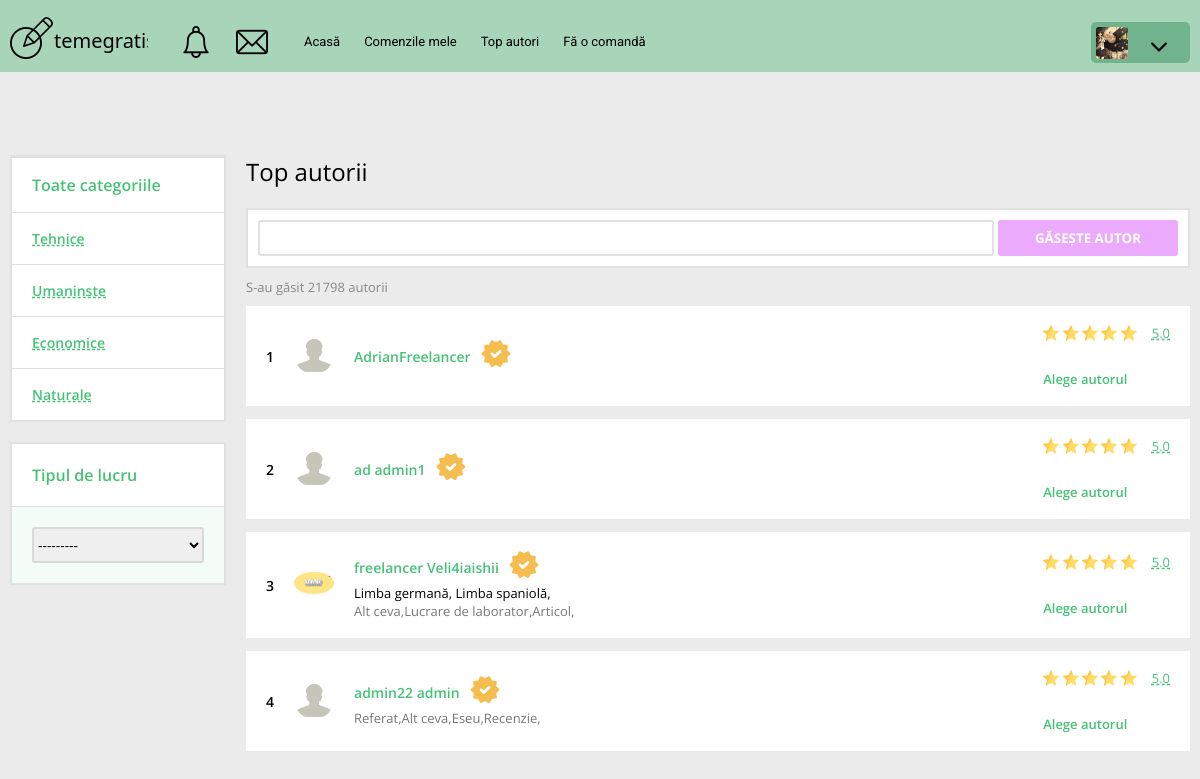
Screenshot of /freelancers/ (signed in) with the database file from the repository.
### core/models.py (models this page shows, shortened)
class Client(models.Model):
    profile_pic = models.ImageField(
        default='default-user.jpg', upload_to=get_user_image_folder, null=True, blank=True)
    user = models.OneToOneField(
        User, null=True, blank=True, on_delete=models.CASCADE)
    first_name = models.CharField(max_length=20)
    last_name = models.CharField(max_length=20)
    nickname = models.CharField(max_length=20)
    email = models.EmailField(max_length=30)
    date_of_birth = models.DateField(
        verbose_name='Date of Birth', null=True, blank=True)
    country = CountryField()
    state = models.CharField(max_length=20)
    address = models.CharField(max_length=20)
    password = models.CharField(max_length=30)

class Work_Category(models.Model):
    name = models.CharField(max_length=40, null=True)
    def __str__(self):
        return self.name

class Work_Type(models.Model):
    name = models.CharField(max_length=40, null=True)
    def __str__(self):
        return self.name

class Freelancer(models.Model):
    LEARNING_STATE = [
        ('Student', 'Student'),
        ('Absolvent', 'Absolvent'),
        ('Profesor', 'Profesor')
    ]
    ACADEMIC_DEGREES = [
        ('Nici una', 'Nici una'),
        ('Doctor', 'Doctor'),
        ('Doctorat', 'Doctorat')
    ]
    ACADEMIC_TITLES = [
        ('Fără rang', 'Fără rang'),
        ('Docent', 'Docent'),
        ('Profesor', 'Profesor')
    ]
    profile_pic = models.ImageField(
        default='default-user.jpg', upload_to=get_user_image_folder, null=True, blank=True)
    user = models.OneToOneField(
        User, null=True, blank=True, on_delete=models.CASCADE)
    first_name = models.CharField(max_length=20)
    last_name = models.CharField(max_length=20)
    nickname = models.CharField(max_length=20)
    email = models.EmailField(max_length=30)
    date_of_birth = models.DateField(
        verbose_name='Date of Birth', null=True, blank=True)
    country = CountryField()
    state = models.CharField(max_length=20)
    address = models.CharField(max_length=20)
    password = models.CharField(max_length=30)
    views = models.IntegerField(default=0)
    short_description = models.CharField(max_length=70, null=True, blank=True)
    description = models.CharField(max_length=240, null=True, blank=True)
    educational_institution = models.CharField(
        max_length=70, null=True, blank=True)
    faculty = models.CharField(max_length=70, null=True, blank=True)
    specialty = models.CharField(max_length=70, null=True, blank=True)
    status = models.CharField(
        max_length=10, choices=LEARNING_STATE, default='Student', null=True, blank=True)
    year_of_learning_end = models.DateField(blank=True, null=True,
                                            verbose_name='Year of learning end')
    academic_degree = models.CharField(
        max_length=15, choices=ACADEMIC_DEGREES, default='Nici una', null=True, blank=True)
    academic_title = models.CharField(
        max_length=10, choices=ACADEMIC_TITLES, default='Fără rang', null=True, blank=True)
    desertation_topic = models.CharField(max_length=70, null=True, blank=True)
    additional_education = models.CharField(
        max_length=1000, null=True, blank=True)
    video_consultation = models.BooleanField(
        default=False, null=True, blank=True)
    work_type = models.ManyToManyField(Work_Type)
    work_category = models.ManyToManyField(Work_Category)
    languages = models.ManyToManyField(Language)
    lessons = models.ManyToManyField(Lesson)

class Lesson(models.Model):
    name = models.CharField(max_length=40, null=True)
    work_category = models.ManyToManyField(Work_Category)
    def __str__(self):
        return self.name

### core/decorators.py (the view)
        def wrapper_function(request, *args, **kwargs):
            group = None
            if request.user.groups.exists():
                group = request.user.groups.all()[0].name
            if group in allowed_roles:
                return view_func(request, *args, **kwargs)
            else:
                return HttpResponse('You are not authoried to view this page')
            return view_func(request, *args, **kwargs)

### core/views.py (called while the page is built)
@ login_required(login_url='login_page')
@ allowed_users(allowed_roles=['clients'])
def freelancers(request):
    freelancers = Freelancer.objects.all()
    freelancers_filter = FreelancersFileter(request.GET, queryset=freelancers)
    freelancers = freelancers_filter.qs
    context = {
        'freelancers': freelancers,
        'freelancers_filter': freelancers_filter
    }
    return render(request, 'core/freelancers.html', context)

### core/templates/core/freelancers.html (shortened to what this page needs)
{% extends 'core/base.html' %}
{% load static %}
{% block content %}
<div class="freelancers">
  <div class="freelancers__sidebar">
    <form class="freelancers__work-category" method="GET">
      <ul class="freelancers__categories">
        <li class="freelancers__category_all">Toate categoriile</li>
        {{ freelancers_filter.form.work_category }}
      </ul>
    </form>
    <div class="freelancers__work-type">
      <div class="freelancers__type">Tipul de lucru</div>
      <form class="freelancers__types" method="GET">
        <select name="work_type" onChange="this.form.submit();">
          {% for field in freelancers_filter.form.work_type %}
          <option value="">{{ field }}</option>
          {% endfor %}
        </select>
      </form>
    </div>
  </div>
  <div class="freelancers__main">
    <div class="freelancers__title">Top autorii</div>
    <form class="freelancers__search" method="get">
      {{ freelancers_filter.form.first_name }}
      <button class="btn">Găsește autor</button>
    </form>
    <div class="freelancers__found">S-au găsit 21798 autorii</div>
    <div class="freelancers__results">
      {% for freelancer in freelancers %}
      <div class="freelancers__freelancer freelancer">
        <div class="freelancer__info">
          <div class="freelancer__nr">{{ forloop.counter }}</div>
          <a href="{% url 'freelancer_page' freelancer.id  %}" class="freelancer__img">
            <img src="{% static 'images/' freelancer.id %}{{ freelancer.profile_pic }}" alt="user">
          </a>
          <div class="freelancer__text">
            <div class="freelancer__header">
              <a href="{% url 'freelancer_page' freelancer.id  %}" class="freelancer__name">{{ freelancer.first_name }} {{ freelancer.last_name }}</a>
              <div class="freelancer__verified">
              </div>
            </div>
            <div class="freelancer__body">
              <span class="freelancer__lessons">
                {% for lessons in freelancer.lessons.all %}
                <span>{{ lessons }},</span>
                {% endfor %}
              </span>
              <div class="freelancer__work-type">
              {% for work in freelancer.work_type.all %}
                <span>{{ work }},</span>
              {% endfor %}
              </div>
            </div>
          </div>
        </div>
        <div class="freelancer__choose">
          <div class="freelancer__rating">
            <div class="freelancer__starts">
              <img src="{% static 'images/star.png' %}" alt="star">
              <img src="{% static 'images/star.png' %}" alt="star">
              <img src="{% static 'images/star.png' %}" alt="star">
              <img src="{% static 'images/star.png' %}" alt="star">
              <img src="{% static 'images/star.png' %}" alt="star">
            </div>
            <div class="freelancer__rating-nr">5.0</div>
          </div>
          <form class="freelancer__choose-this">
            <a href="">Alege autorul</a>
          </form>
        </div>
        </div>
        {% endfor %}
      </div>
    </div>
  </div>
</div>
{% endblock %}

### core/templates/core/base.html (shortened to what this page needs)
{% load static %}
<!DOCTYPE html>
<html lang="en">
<head>
  <link rel="stylesheet" href="{% static '/css/style.css' %}">
  <link rel="stylesheet" href="https://cdnjs.cloudflare.com/ajax/libs/font-awesome/4.7.0/css/font-awesome.min.css">
</head>
<body>
  {% if request.user.freelancer %}
    {% include 'core/header.html' %}
  {% else %}
    {% include 'core/header_client.html' %}
  {% endif %}
  <div class="container">
    {% block content %}
    {% endblock %}
  {% include 'core/footer.html' %}
</body>
</html>

### core/templates/core/header_client.html (shortened to what this page needs)
{% load static %}
<header class="header2">
  <div class="container">
    <div class="header2__top top-header2">
      <div class="top-header2__col">
        <div class="top-header2__logo">
          <svg id="icon" xmlns="http://www.w3.org/2000/svg" xmlns:xlink="http://www.w3.org/1999/xlink" width="138" height="43" viewBox="0 0 138 43">
            <text id="temegratis" transform="translate(44 32)" font-size="20" font-family="SegoeUI, Segoe UI"><tspan x="0" y="0">temegratis</tspan></text>
          </svg>
        </div>
        <div class="top-header__notification notification">
          <div class="notification__icon">
          </div>
          <div class="notification__icon">
          </div>
        </div>
        <nav class="top-header2__nav">
          <div><a href="{% url 'home' %}" class="">Acasă</a></div>
          <div><a href="{% url 'my_orders_client' %}" class="">Comenzile mele</a></div>
          <div><a href="{% url 'freelancers' %}" class="">Top autori</a></div>
          <div><a href="{% url 'create_order' %}" class="">Fă o comandă</a></div>
        </nav>
      </div>
      <div class="top-header__col">
        <div class="top-header__dropdown">
          <div class="top-header__myself">
            <picture><source srcset="{% static 'images/' %}{{  request.user.client.profile_pic }}" type="image/webp"><img class="top-header__avatar" src="{% static 'images/' %}{{  request.user.client.profile_pic }}" alt="profile picture"></picture>
              <div class="top-header__arrow">
            </div>
          </div>
        </div>
      </div>
    </div>
  </div>
</header>

### core/templates/core/footer.html (shortened to what this page needs)
{% load static %}
<br><br><br><br><br>

### temegratis/static/css/style.css (style rules this page uses)
* { margin: 0; padding: 0; -webkit-box-sizing: border-box; box-sizing: border-box; }
body { background-color: #ebebeb; }
a { text-decoration: none; color: black; }
.header, .header2 { background: #A8D5BA; height: 72px; }
.top-header, .top-header2 { display: -webkit-box; display: -ms-flexbox; display: flex; -webkit-box-pack: justify; -ms-flex-pack: justify; justify-content: space-between; padding: 15px 0px 0px 0px; }
.top-header2__nav { display: flex; justify-content: space-between; align-items: center; list-style : none; height: 100%; }
.top-header2__nav div { display: flex; align-items: center; justify-items: center; padding: 5px 12px 0px 12px; height: 100%; cursor: pointer; }
.top-header2__nav div a { color: #000; font-size: 13px; font-family: 'Roboto', sans-serif; }
.top-header__col, .top-header2__col { display: -webkit-box; display: -ms-flexbox; display: flex; }
.top-header2__col { display: flex; justify-content: space-between; align-items: center; }
.top-header__notification, .top-header2__notification { margin: 0px 0px 0px 32px; display: -webkit-box; display: -ms-flexbox; display: flex; padding: 10px 0px 0px 0px; }
.top-header__dropdown { position: relative; cursor: pointer; }
.top-header__myself { margin: 7px 0px 0px 0px; background: #71b38c; display: grid; grid-template-columns: repeat(2, 1fr); -webkit-box-align: center; -ms-flex-align: center; align-items: center; justify-items: center; padding: 5px 10px 0px 5px; border-radius: 5px; }
.top-header__avatar { border-radius: 3px; width: 32px; height: 32px; -o-object-fit: cover; object-fit: cover; margin: 0px 10px 0px 0px; }
.top-header__arrow { padding: 7px 0px 0px 0px; }
.notification__icon { margin: 0px 24px 0px 0px; }
.container { max-width: 1300px; margin: 0 auto; padding: 0px 10px; }
.header, .header2 { position: fixed; width: 100%; top: 0; left: 0; z-index: 50; }
.header2::before { content: ''; position: absolute; width: 100%; height: 85%; top: 72px; left: 0; z-index: 2; }
.btn { margin: 20px 0px 0px 0px; width: 180px; height: 40px; text-transform: uppercase; color: #fff; font-family: 'Open Sans', sans-serif; text-align: center; border-radius: 3px; outline: none; border: none; font-weight: bold; -webkit-transition: all .1s ease-in-out; -o-transition: all .1s ease-in-out; transition: all .1s ease-in-out; background: #ebaafc; cursor: pointer; }
.container { max-width: 1280px; margin: 0 auto; }

### rows the page displays
Work_Category: form.work_category "Tehnice Umaninste Economice Naturale"
Work_Type: work_type "---------"
Freelancer: profile_pic (placeholder picture), first_name "AdrianFreelancer"
Freelancer: profile_pic (placeholder picture), first_name "ad", last_name "admin1"
Freelancer: profile_pic (picture), first_name "freelancer", last_name "Veli4iaishii"
Lesson: name "Limba germană"
Lesson: name "Limba spaniolă"
Work_Type: name "Alt ceva"
Work_Type: name "Lucrare de laborator"
Work_Type: name "Articol"
Freelancer: profile_pic (placeholder picture), first_name "admin22", last_name "admin"
Work_Type: name "Referat"
Work_Type: name "Eseu"
Work_Type: name "Recenzie"
